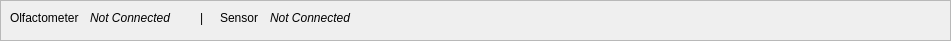
   <widget class="QFrame" name="frame_4">
    <property name="enabled">
     <bool>true</bool>
    </property>
    <property name="geometry">
     <rect>
      <x>0</x>
      <y>690</y>
      <width>951</width>
      <height>41</height>
     </rect>
    </property>
    <property name="font">
     <font>
      <family>Arial</family>
     </font>
    </property>
    <property name="frameShape">
     <enum>QFrame::StyledPanel</enum>
    </property>
    <property name="frameShadow">
     <enum>QFrame::Raised</enum>
    </property>
    <widget class="QLabel" name="label12_26">
     <property name="geometry">
      <rect>
       <x>10</x>
       <y>10</y>
       <width>81</width>
       <height>16</height>
      </rect>
     </property>
     <property name="font">
      <font>
       <family>Arial</family>
      </font>
     </property>
     <property name="text">
      <string>Olfactometer</string>
     </property>
    </widget>
    <widget class="QLabel" name="olfactometer_check">
     <property name="geometry">
      <rect>
       <x>90</x>
       <y>10</y>
       <width>101</width>
       <height>16</height>
      </rect>
     </property>
     <property name="font">
      <font>
       <family>Arial</family>
       <weight>50</weight>
       <italic>true</italic>
       <bold>false</bold>
      </font>
     </property>
     <property name="styleSheet">
      <string notr="true"/>
     </property>
     <property name="text">
      <string>Not Connected</string>
     </property>
    </widget>
    <widget class="QLabel" name="label12_30">
     <property name="geometry">
      <rect>
       <x>200</x>
       <y>10</y>
       <width>81</width>
       <height>16</height>
      </rect>
     </property>
     <property name="font">
      <font>
       <family>Arial</family>
      </font>
     </property>
     <property name="text">
      <string>|</string>
     </property>
    </widget>
    <widget class="QLabel" name="sensor_check">
     <property name="geometry">
      <rect>
       <x>270</x>
       <y>10</y>
       <width>101</width>
       <height>16</height>
      </rect>
     </property>
     <property name="font">
      <font>
       <family>Arial</family>
       <italic>true</italic>
      </font>
     </property>
     <property name="styleSheet">
      <string notr="true"/>
     </property>
     <property name="text">
      <string>Not Connected</string>
     </property>
    </widget>
    <widget class="QLabel" name="label12_27">
     <property name="geometry">
      <rect>
       <x>220</x>
       <y>10</y>
       <width>51</width>
       <height>16</height>
      </rect>
     </property>
     <property name="font">
      <font>
       <family>Arial</family>
      </font>
     </property>
     <property name="text">
      <string>Sensor</string>
     </property>
    </widget>
   </widget>
